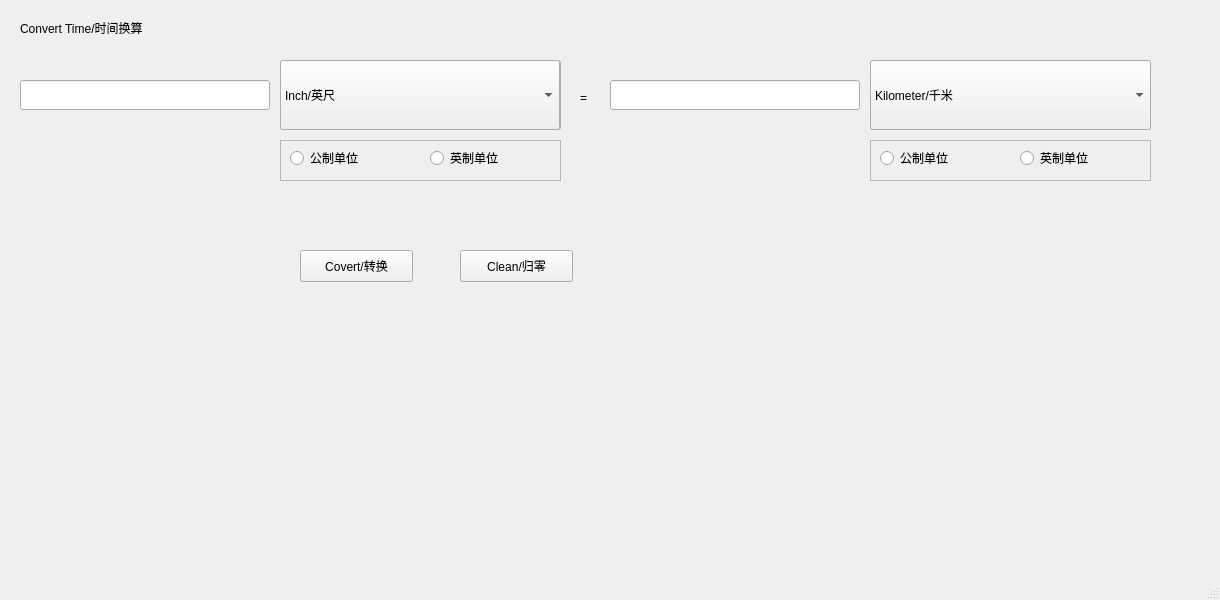
<?xml version="1.0" encoding="UTF-8"?>
<ui version="4.0">
 <class>MainWindow</class>
 <widget class="QMainWindow" name="MainWindow">
  <property name="geometry">
   <rect>
    <x>0</x>
    <y>0</y>
    <width>1220</width>
    <height>600</height>
   </rect>
  </property>
  <property name="windowTitle">
   <string>MainWindow</string>
  </property>
  <widget class="QWidget" name="centralwidget">
   <widget class="QLabel" name="label_2">
    <property name="geometry">
     <rect>
      <x>20</x>
      <y>10</y>
      <width>360</width>
      <height>35</height>
     </rect>
    </property>
    <property name="styleSheet">
     <string notr="true">font: 75 24pt &quot;Arial&quot;;</string>
    </property>
    <property name="text">
     <string>Convert Time/时间换算</string>
    </property>
   </widget>
   <widget class="QComboBox" name="comboBoxOutputImperialUnitsPressure">
    <property name="geometry">
     <rect>
      <x>870</x>
      <y>60</y>
      <width>281</width>
      <height>70</height>
     </rect>
    </property>
    <property name="sizePolicy">
     <sizepolicy hsizetype="Maximum" vsizetype="Maximum">
      <horstretch>0</horstretch>
      <verstretch>0</verstretch>
     </sizepolicy>
    </property>
    <property name="styleSheet">
     <string notr="true">font: 12pt &quot;Arial&quot;;</string>
    </property>
    <item>
     <property name="text">
      <string>Inch/英尺</string>
     </property>
    </item>
    <item>
     <property name="text">
      <string>Foot/ 英尺</string>
     </property>
    </item>
    <item>
     <property name="text">
      <string>Yard/码</string>
     </property>
    </item>
    <item>
     <property name="text">
      <string>Mile/英里</string>
     </property>
    </item>
    <item>
     <property name="text">
      <string>NauticalMile/海</string>
     </property>
    </item>
    <item>
     <property name="text">
      <string>Furlong/弗隆</string>
     </property>
    </item>
    <item>
     <property name="text">
      <string>Fathom/英寻</string>
     </property>
    </item>
   </widget>
   <widget class="QFrame" name="InputCheckBoxPressure">
    <property name="geometry">
     <rect>
      <x>280</x>
      <y>140</y>
      <width>281</width>
      <height>41</height>
     </rect>
    </property>
    <property name="styleSheet">
     <string notr="true">font: 12pt &quot;Arial&quot;;</string>
    </property>
    <property name="frameShape">
     <enum>QFrame::StyledPanel</enum>
    </property>
    <property name="frameShadow">
     <enum>QFrame::Raised</enum>
    </property>
    <widget class="QRadioButton" name="InputMetricUnitsPressure">
     <property name="geometry">
      <rect>
       <x>10</x>
       <y>10</y>
       <width>89</width>
       <height>16</height>
      </rect>
     </property>
     <property name="text">
      <string>公制单位</string>
     </property>
    </widget>
    <widget class="QRadioButton" name="InputImperialUnitsPressure">
     <property name="geometry">
      <rect>
       <x>150</x>
       <y>10</y>
       <width>89</width>
       <height>16</height>
      </rect>
     </property>
     <property name="text">
      <string>英制单位</string>
     </property>
    </widget>
   </widget>
   <widget class="QPushButton" name="pushPressure">
    <property name="geometry">
     <rect>
      <x>300</x>
      <y>250</y>
      <width>113</width>
      <height>32</height>
     </rect>
    </property>
    <property name="text">
     <string>Covert/转换</string>
    </property>
   </widget>
   <widget class="QPushButton" name="cleanPressure">
    <property name="geometry">
     <rect>
      <x>460</x>
      <y>250</y>
      <width>113</width>
      <height>32</height>
     </rect>
    </property>
    <property name="text">
     <string>Clean/归零</string>
    </property>
   </widget>
   <widget class="QLabel" name="label">
    <property name="geometry">
     <rect>
      <x>580</x>
      <y>90</y>
      <width>16</width>
      <height>16</height>
     </rect>
    </property>
    <property name="styleSheet">
     <string notr="true">font: 75 20pt &quot;Arial&quot;;</string>
    </property>
    <property name="text">
     <string>=</string>
    </property>
   </widget>
   <widget class="QComboBox" name="comboBoxInputMetricUnitsPressure">
    <property name="geometry">
     <rect>
      <x>280</x>
      <y>60</y>
      <width>281</width>
      <height>70</height>
     </rect>
    </property>
    <property name="sizePolicy">
     <sizepolicy hsizetype="Maximum" vsizetype="Maximum">
      <horstretch>0</horstretch>
      <verstretch>0</verstretch>
     </sizepolicy>
    </property>
    <property name="styleSheet">
     <string notr="true">font: 12pt &quot;Arial&quot;;</string>
    </property>
    <item>
     <property name="text">
      <string>Kilometer/千米</string>
     </property>
    </item>
    <item>
     <property name="text">
      <string>Meter/米</string>
     </property>
    </item>
    <item>
     <property name="text">
      <string>Decimetre/分米</string>
     </property>
    </item>
    <item>
     <property name="text">
      <string>Centimeter/厘米</string>
     </property>
    </item>
    <item>
     <property name="text">
      <string>Millimetre/毫米</string>
     </property>
    </item>
    <item>
     <property name="text">
      <string>Nanometre/纳米</string>
     </property>
    </item>
    <item>
     <property name="text">
      <string>Picometer/皮米</string>
     </property>
    </item>
    <item>
     <property name="text">
      <string>LightYear/光年</string>
     </property>
    </item>
    <item>
     <property name="text">
      <string>AstronomicalUnit/天文单位</string>
     </property>
    </item>
   </widget>
   <widget class="QLineEdit" name="PressureOut">
    <property name="geometry">
     <rect>
      <x>610</x>
      <y>80</y>
      <width>250</width>
      <height>30</height>
     </rect>
    </property>
    <property name="styleSheet">
     <string notr="true">font: 12pt &quot;Arial&quot;;</string>
    </property>
   </widget>
   <widget class="QComboBox" name="comboBoxOutMetricUnitsPressure">
    <property name="geometry">
     <rect>
      <x>870</x>
      <y>60</y>
      <width>281</width>
      <height>70</height>
     </rect>
    </property>
    <property name="sizePolicy">
     <sizepolicy hsizetype="Maximum" vsizetype="Maximum">
      <horstretch>0</horstretch>
      <verstretch>0</verstretch>
     </sizepolicy>
    </property>
    <property name="styleSheet">
     <string notr="true">font: 12pt &quot;Arial&quot;;</string>
    </property>
    <item>
     <property name="text">
      <string>Kilometer/千米</string>
     </property>
    </item>
    <item>
     <property name="text">
      <string>Meter/米</string>
     </property>
    </item>
    <item>
     <property name="text">
      <string>Decimetre/分米</string>
     </property>
    </item>
    <item>
     <property name="text">
      <string>Centimeter/厘米</string>
     </property>
    </item>
    <item>
     <property name="text">
      <string>Millimetre/毫米</string>
     </property>
    </item>
    <item>
     <property name="text">
      <string>Nanometre/纳米</string>
     </property>
    </item>
    <item>
     <property name="text">
      <string>Picometer/皮米</string>
     </property>
    </item>
    <item>
     <property name="text">
      <string>LightYear/光年</string>
     </property>
    </item>
    <item>
     <property name="text">
      <string>AstronomicalUnit/天文单位</string>
     </property>
    </item>
   </widget>
   <widget class="QLineEdit" name="PressureInput">
    <property name="geometry">
     <rect>
      <x>20</x>
      <y>80</y>
      <width>250</width>
      <height>30</height>
     </rect>
    </property>
    <property name="styleSheet">
     <string notr="true">font: 12pt &quot;Arial&quot;;</string>
    </property>
   </widget>
   <widget class="QComboBox" name="comboBoxInputImperialUnitsPressure">
    <property name="geometry">
     <rect>
      <x>280</x>
      <y>60</y>
      <width>280</width>
      <height>70</height>
     </rect>
    </property>
    <property name="sizePolicy">
     <sizepolicy hsizetype="Maximum" vsizetype="Maximum">
      <horstretch>0</horstretch>
      <verstretch>0</verstretch>
     </sizepolicy>
    </property>
    <property name="styleSheet">
     <string notr="true">font: 12pt &quot;Arial&quot;;</string>
    </property>
    <item>
     <property name="text">
      <string>Inch/英尺</string>
     </property>
    </item>
    <item>
     <property name="text">
      <string>Foot/ 英尺</string>
     </property>
    </item>
    <item>
     <property name="text">
      <string>Yard/码</string>
     </property>
    </item>
    <item>
     <property name="text">
      <string>Mile/英里</string>
     </property>
    </item>
    <item>
     <property name="text">
      <string>NauticalMile/海</string>
     </property>
    </item>
    <item>
     <property name="text">
      <string>Furlong/弗隆</string>
     </property>
    </item>
    <item>
     <property name="text">
      <string>Fathom/英寻</string>
     </property>
    </item>
   </widget>
   <widget class="QFrame" name="OutCheckBoxPressure">
    <property name="geometry">
     <rect>
      <x>870</x>
      <y>140</y>
      <width>281</width>
      <height>41</height>
     </rect>
    </property>
    <property name="styleSheet">
     <string notr="true">font: 12pt &quot;Arial&quot;;</string>
    </property>
    <property name="frameShape">
     <enum>QFrame::StyledPanel</enum>
    </property>
    <property name="frameShadow">
     <enum>QFrame::Raised</enum>
    </property>
    <widget class="QRadioButton" name="OutMetricUnitsPressure">
     <property name="geometry">
      <rect>
       <x>10</x>
       <y>10</y>
       <width>89</width>
       <height>16</height>
      </rect>
     </property>
     <property name="text">
      <string>公制单位</string>
     </property>
    </widget>
    <widget class="QRadioButton" name="OutputImperialUnitsPressure">
     <property name="geometry">
      <rect>
       <x>150</x>
       <y>10</y>
       <width>89</width>
       <height>16</height>
      </rect>
     </property>
     <property name="text">
      <string>英制单位</string>
     </property>
    </widget>
   </widget>
  </widget>
  <widget class="QMenuBar" name="menubar">
   <property name="geometry">
    <rect>
     <x>0</x>
     <y>0</y>
     <width>1220</width>
     <height>22</height>
    </rect>
   </property>
  </widget>
  <widget class="QStatusBar" name="statusbar"/>
 </widget>
 <resources/>
 <connections/>
</ui>
